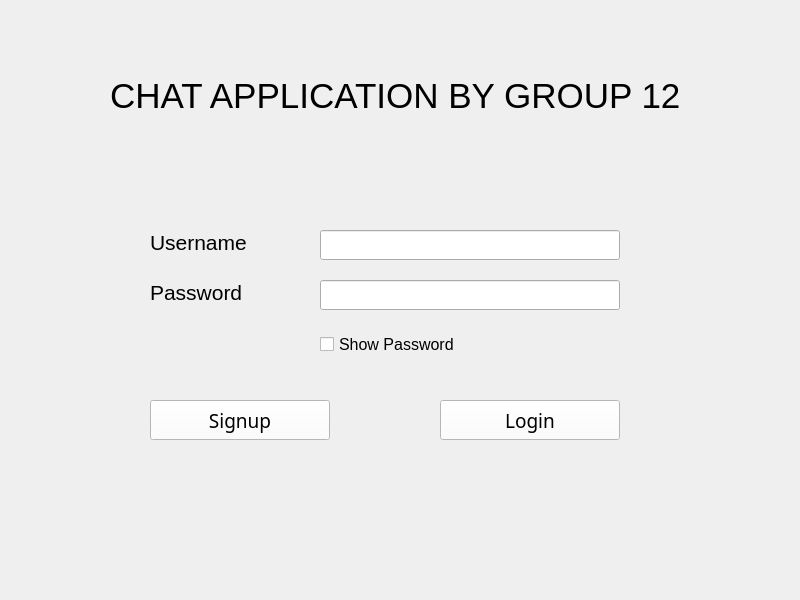
<?xml version="1.0" encoding="UTF-8"?>
<ui version="4.0">
 <class>Widget</class>
 <widget class="QWidget" name="Widget">
  <property name="geometry">
   <rect>
    <x>0</x>
    <y>0</y>
    <width>800</width>
    <height>600</height>
   </rect>
  </property>
  <property name="font">
   <font>
    <family>Arial</family>
   </font>
  </property>
  <property name="windowTitle">
   <string>Widget</string>
  </property>
  <widget class="QStackedWidget" name="stackedWidget">
   <property name="geometry">
    <rect>
     <x>0</x>
     <y>0</y>
     <width>800</width>
     <height>600</height>
    </rect>
   </property>
   <property name="font">
    <font>
     <family>Segoe MDL2 Assets</family>
     <pointsize>10</pointsize>
    </font>
   </property>
   <property name="currentIndex">
    <number>0</number>
   </property>
   <widget class="QWidget" name="page">
    <widget class="QPushButton" name="pushButton_3">
     <property name="geometry">
      <rect>
       <x>150</x>
       <y>400</y>
       <width>180</width>
       <height>40</height>
      </rect>
     </property>
     <property name="font">
      <font>
       <family>Segoe MDL2 Assets</family>
       <pointsize>14</pointsize>
      </font>
     </property>
     <property name="styleSheet">
      <string notr="true">background-color:rgb(255, 255, 255)</string>
     </property>
     <property name="text">
      <string>Signup</string>
     </property>
    </widget>
    <widget class="QLabel" name="label_9">
     <property name="geometry">
      <rect>
       <x>110</x>
       <y>60</y>
       <width>571</width>
       <height>71</height>
      </rect>
     </property>
     <property name="font">
      <font>
       <family>Arial</family>
       <pointsize>26</pointsize>
      </font>
     </property>
     <property name="whatsThis">
      <string/>
     </property>
     <property name="styleSheet">
      <string notr="true"/>
     </property>
     <property name="text">
      <string>CHAT APPLICATION BY GROUP 12</string>
     </property>
    </widget>
    <widget class="QLineEdit" name="lineEdit_4">
     <property name="geometry">
      <rect>
       <x>320</x>
       <y>230</y>
       <width>300</width>
       <height>30</height>
      </rect>
     </property>
    </widget>
    <widget class="QLabel" name="label_8">
     <property name="geometry">
      <rect>
       <x>150</x>
       <y>230</y>
       <width>131</width>
       <height>25</height>
      </rect>
     </property>
     <property name="font">
      <font>
       <family>Arial</family>
       <pointsize>16</pointsize>
      </font>
     </property>
     <property name="styleSheet">
      <string notr="true"/>
     </property>
     <property name="text">
      <string>Username</string>
     </property>
    </widget>
    <widget class="QPushButton" name="pushButton_2">
     <property name="geometry">
      <rect>
       <x>440</x>
       <y>400</y>
       <width>180</width>
       <height>40</height>
      </rect>
     </property>
     <property name="font">
      <font>
       <family>Segoe MDL2 Assets</family>
       <pointsize>14</pointsize>
      </font>
     </property>
     <property name="styleSheet">
      <string notr="true">background-color:rgb(255, 255, 255)</string>
     </property>
     <property name="text">
      <string>Login</string>
     </property>
    </widget>
    <widget class="QCheckBox" name="checkBox_2">
     <property name="geometry">
      <rect>
       <x>320</x>
       <y>330</y>
       <width>159</width>
       <height>28</height>
      </rect>
     </property>
     <property name="font">
      <font>
       <family>Arial</family>
       <pointsize>12</pointsize>
      </font>
     </property>
     <property name="text">
      <string>Show Password</string>
     </property>
    </widget>
    <widget class="QLabel" name="label_7">
     <property name="geometry">
      <rect>
       <x>150</x>
       <y>280</y>
       <width>131</width>
       <height>25</height>
      </rect>
     </property>
     <property name="font">
      <font>
       <family>Arial</family>
       <pointsize>16</pointsize>
       <italic>false</italic>
       <bold>false</bold>
      </font>
     </property>
     <property name="styleSheet">
      <string notr="true"/>
     </property>
     <property name="text">
      <string>Password</string>
     </property>
    </widget>
    <widget class="QLineEdit" name="lineEdit_6">
     <property name="geometry">
      <rect>
       <x>320</x>
       <y>280</y>
       <width>300</width>
       <height>30</height>
      </rect>
     </property>
    </widget>
   </widget>
   <widget class="QWidget" name="page_2">
    <widget class="QLineEdit" name="lineEdit">
     <property name="geometry">
      <rect>
       <x>320</x>
       <y>210</y>
       <width>300</width>
       <height>30</height>
      </rect>
     </property>
    </widget>
    <widget class="QLabel" name="label_5">
     <property name="geometry">
      <rect>
       <x>140</x>
       <y>310</y>
       <width>201</width>
       <height>31</height>
      </rect>
     </property>
     <property name="font">
      <font>
       <family>Arial</family>
       <pointsize>16</pointsize>
       <italic>false</italic>
       <bold>false</bold>
      </font>
     </property>
     <property name="styleSheet">
      <string notr="true"/>
     </property>
     <property name="text">
      <string>Confirm Password</string>
     </property>
    </widget>
    <widget class="QPushButton" name="pushButton">
     <property name="geometry">
      <rect>
       <x>440</x>
       <y>400</y>
       <width>180</width>
       <height>40</height>
      </rect>
     </property>
     <property name="font">
      <font>
       <family>Segoe MDL2 Assets</family>
       <pointsize>14</pointsize>
      </font>
     </property>
     <property name="styleSheet">
      <string notr="true">background-color:rgb(255, 255, 255)</string>
     </property>
     <property name="text">
      <string>Signup</string>
     </property>
    </widget>
    <widget class="QLineEdit" name="lineEdit_2">
     <property name="geometry">
      <rect>
       <x>320</x>
       <y>260</y>
       <width>300</width>
       <height>30</height>
      </rect>
     </property>
    </widget>
    <widget class="QLabel" name="label_2">
     <property name="geometry">
      <rect>
       <x>140</x>
       <y>210</y>
       <width>97</width>
       <height>31</height>
      </rect>
     </property>
     <property name="font">
      <font>
       <family>Arial</family>
       <pointsize>16</pointsize>
      </font>
     </property>
     <property name="styleSheet">
      <string notr="true"/>
     </property>
     <property name="text">
      <string>Username</string>
     </property>
    </widget>
    <widget class="QCheckBox" name="checkBox">
     <property name="geometry">
      <rect>
       <x>320</x>
       <y>350</y>
       <width>171</width>
       <height>28</height>
      </rect>
     </property>
     <property name="font">
      <font>
       <family>Arial</family>
       <pointsize>12</pointsize>
      </font>
     </property>
     <property name="text">
      <string>Show Passwords</string>
     </property>
    </widget>
    <widget class="QLabel" name="label_3">
     <property name="geometry">
      <rect>
       <x>140</x>
       <y>260</y>
       <width>131</width>
       <height>31</height>
      </rect>
     </property>
     <property name="font">
      <font>
       <family>Arial</family>
       <pointsize>16</pointsize>
       <italic>false</italic>
       <bold>false</bold>
      </font>
     </property>
     <property name="styleSheet">
      <string notr="true"/>
     </property>
     <property name="text">
      <string>Password</string>
     </property>
    </widget>
    <widget class="QLineEdit" name="lineEdit_3">
     <property name="geometry">
      <rect>
       <x>320</x>
       <y>310</y>
       <width>300</width>
       <height>30</height>
      </rect>
     </property>
    </widget>
    <widget class="QPushButton" name="pushButton_6">
     <property name="geometry">
      <rect>
       <x>150</x>
       <y>400</y>
       <width>180</width>
       <height>40</height>
      </rect>
     </property>
     <property name="font">
      <font>
       <family>Segoe MDL2 Assets</family>
       <pointsize>14</pointsize>
      </font>
     </property>
     <property name="styleSheet">
      <string notr="true">background-color:rgb(255, 255, 255)</string>
     </property>
     <property name="text">
      <string>Back</string>
     </property>
    </widget>
    <widget class="QLabel" name="label">
     <property name="geometry">
      <rect>
       <x>28</x>
       <y>10</y>
       <width>311</width>
       <height>171</height>
      </rect>
     </property>
     <property name="text">
      <string/>
     </property>
    </widget>
   </widget>
  </widget>
 </widget>
 <resources/>
 <connections/>
</ui>
